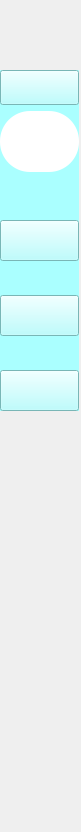
<?xml version="1.0" encoding="UTF-8"?>
<ui version="4.0">
 <class>leftw</class>
 <widget class="QWidget" name="leftw">
  <property name="geometry">
   <rect>
    <x>0</x>
    <y>0</y>
    <width>81</width>
    <height>832</height>
   </rect>
  </property>
  <property name="minimumSize">
   <size>
    <width>81</width>
    <height>832</height>
   </size>
  </property>
  <property name="windowTitle">
   <string>Form</string>
  </property>
  <property name="styleSheet">
   <string notr="true"/>
  </property>
  <widget class="QWidget" name="widget_4" native="true">
   <property name="geometry">
    <rect>
     <x>0</x>
     <y>70</y>
     <width>79</width>
     <height>341</height>
    </rect>
   </property>
   <property name="styleSheet">
    <string notr="true">background-color: rgb(170, 255, 255);</string>
   </property>
   <layout class="QGridLayout" name="gridLayout">
    <item row="2" column="0">
     <spacer name="verticalSpacer_4">
      <property name="orientation">
       <enum>Qt::Vertical</enum>
      </property>
      <property name="sizeHint" stdset="0">
       <size>
        <width>20</width>
        <height>42</height>
       </size>
      </property>
     </spacer>
    </item>
    <item row="4" column="0">
     <spacer name="verticalSpacer_5">
      <property name="orientation">
       <enum>Qt::Vertical</enum>
      </property>
      <property name="sizeHint" stdset="0">
       <size>
        <width>20</width>
        <height>15</height>
       </size>
      </property>
     </spacer>
    </item>
    <item row="3" column="0">
     <widget class="MyButton" name="btn_chat">
      <property name="minimumSize">
       <size>
        <width>51</width>
        <height>41</height>
       </size>
      </property>
      <property name="styleSheet">
       <string notr="true">image: url(:/res/pic/Chat.png);</string>
      </property>
      <property name="text">
       <string/>
      </property>
     </widget>
    </item>
    <item row="5" column="0">
     <widget class="MyButton" name="btn_contact">
      <property name="minimumSize">
       <size>
        <width>51</width>
        <height>41</height>
       </size>
      </property>
      <property name="styleSheet">
       <string notr="true">image: url(:/res/pic/用户.png);</string>
      </property>
      <property name="text">
       <string/>
      </property>
     </widget>
    </item>
    <item row="1" column="0">
     <widget class="QWidget" name="widget_5" native="true">
      <property name="minimumSize">
       <size>
        <width>61</width>
        <height>61</height>
       </size>
      </property>
      <property name="styleSheet">
       <string notr="true">background-color: rgb(255, 255, 255);
border-radius:30px;
image: url(:/res/pic/天猫.png);</string>
      </property>
     </widget>
    </item>
    <item row="6" column="0">
     <spacer name="verticalSpacer_6">
      <property name="orientation">
       <enum>Qt::Vertical</enum>
      </property>
      <property name="sizeHint" stdset="0">
       <size>
        <width>20</width>
        <height>16</height>
       </size>
      </property>
     </spacer>
    </item>
    <item row="7" column="0">
     <widget class="MyButton" name="btn_settings">
      <property name="minimumSize">
       <size>
        <width>51</width>
        <height>41</height>
       </size>
      </property>
      <property name="styleSheet">
       <string notr="true">image: url(:/res/pic/3.1 设置.png);</string>
      </property>
      <property name="text">
       <string/>
      </property>
     </widget>
    </item>
    <item row="0" column="0">
     <widget class="MyButton" name="weatherButton">
      <property name="minimumSize">
       <size>
        <width>30</width>
        <height>35</height>
       </size>
      </property>
      <property name="styleSheet">
       <string notr="true">border-image: url(:/icons/weather_icons/duoyun.png);
</string>
      </property>
      <property name="text">
       <string/>
      </property>
     </widget>
    </item>
   </layout>
  </widget>
 </widget>
 <customwidgets>
  <customwidget>
   <class>MyButton</class>
   <extends>QPushButton</extends>
   <header>mybutton.h</header>
  </customwidget>
 </customwidgets>
 <resources/>
 <connections/>
</ui>
